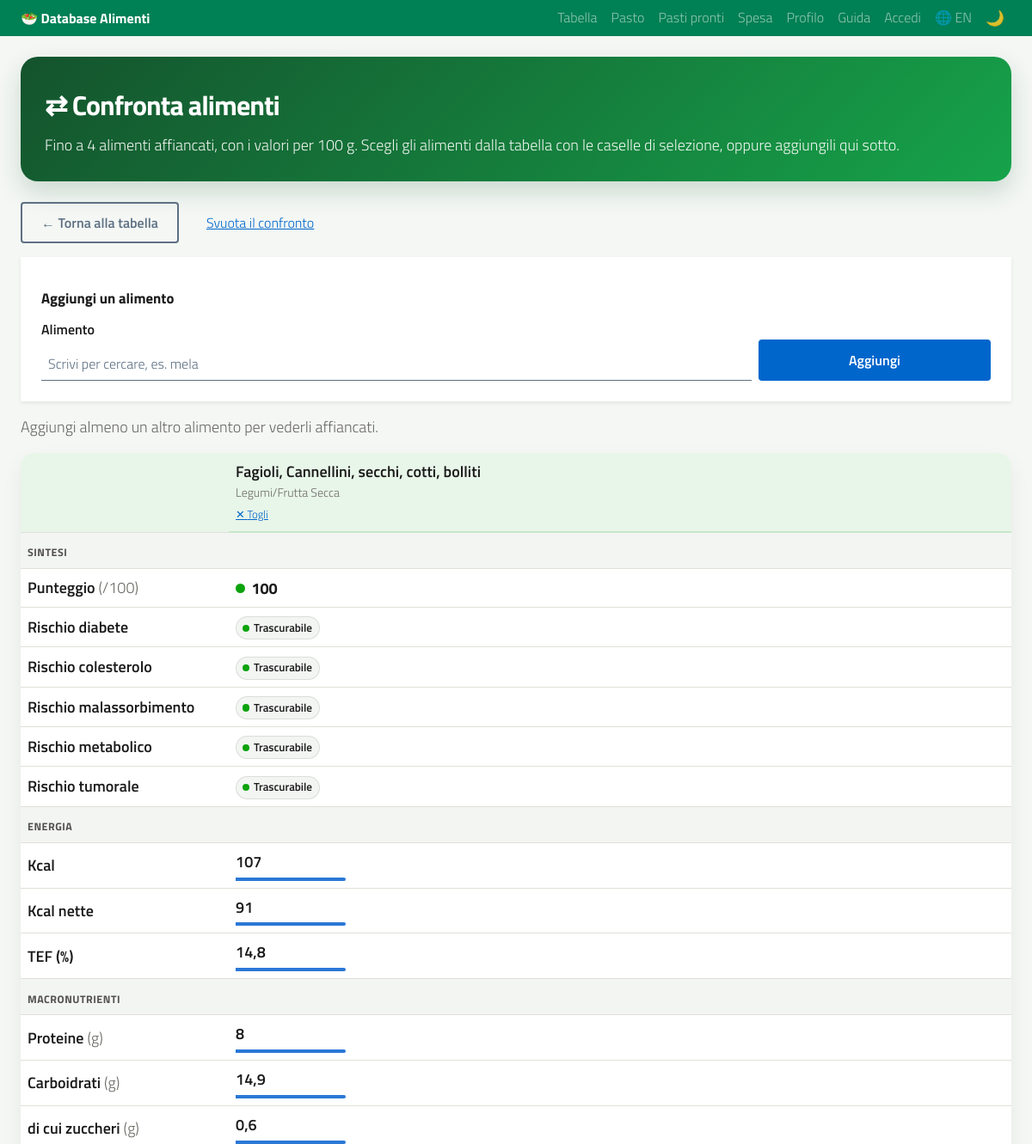
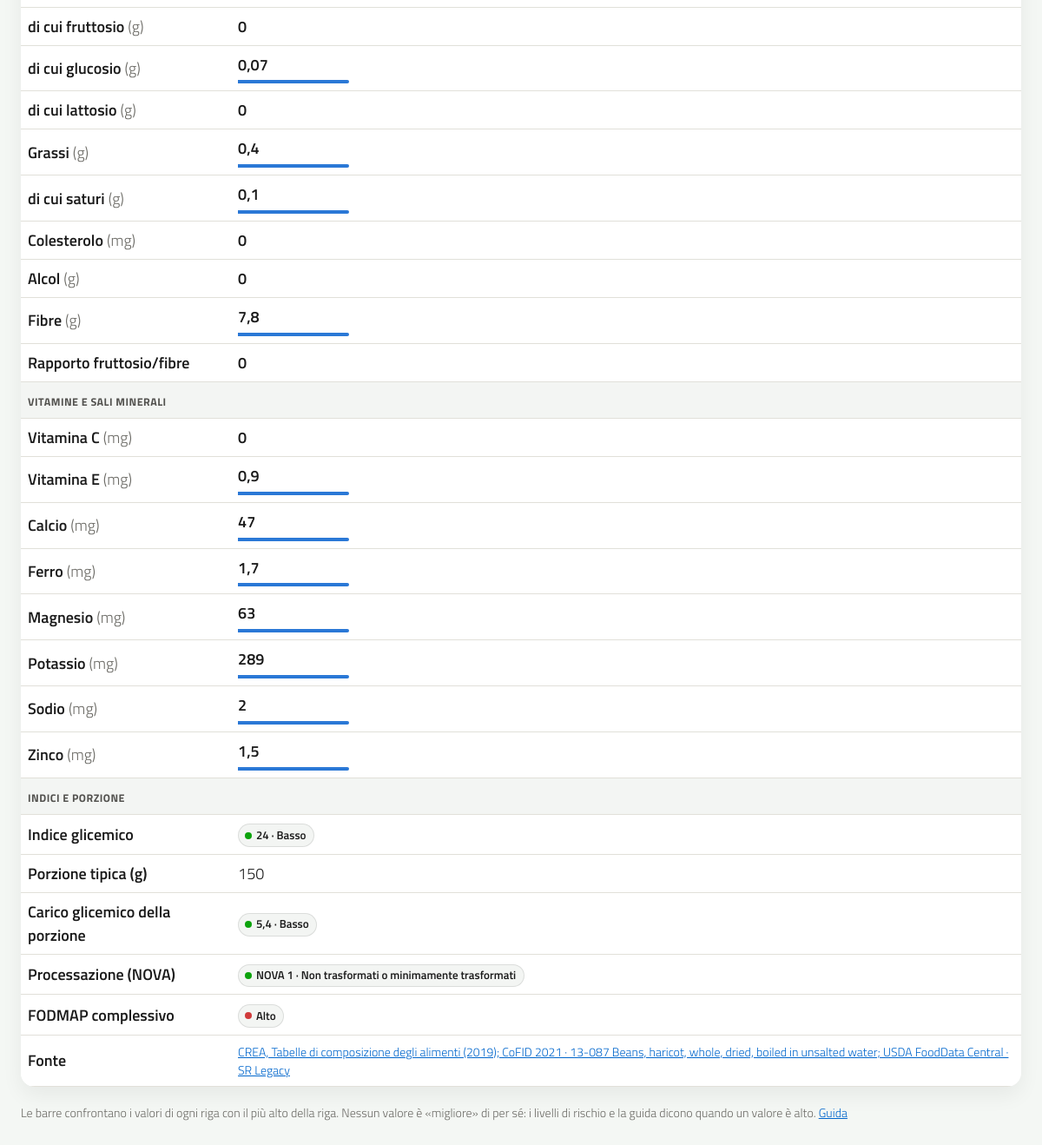
/confronta?id=1862, run on the app's committed database (2 pictures, top to bottom).
### tables this page shows
CREATE TABLE alimenti (
            id INTEGER PRIMARY KEY AUTOINCREMENT,
            alimento TEXT NOT NULL,
            categoria TEXT,

            kcal REAL DEFAULT 0,
            tef_kcal REAL DEFAULT 0,
            tef_percent REAL DEFAULT 0,
            kcal_nette REAL DEFAULT 0,

            fruttosio REAL DEFAULT 0,
            fibre REAL DEFAULT 0,
            rapporto REAL DEFAULT 0,

            rischio_malassorbimento TEXT,
            rischio_metabolico TEXT,
            rischio_tumorale TEXT,

            aggiornato_il TEXT
        , proteine REAL DEFAULT 0, carboidrati REAL DEFAULT 0, grassi REAL DEFAULT 0, url_fonte TEXT, note TEXT, rischio_diabete TEXT, rischio_colesterolo TEXT, zuccheri REAL, grassi_saturi REAL, colesterolo REAL, vitamina_a REAL, vitamina_c REAL, vitamina_d REAL, vitamina_e REAL, vitamina_b12 REAL, folati REAL, calcio REAL, ferro REAL, magnesio REAL, potassio REAL, sodio REAL, zinco REAL, indice_glicemico REAL, nova INTEGER, fodmap_fruttani TEXT, fodmap_gos TEXT, fodmap_lattosio TEXT, fodmap_fruttosio TEXT, fodmap_polioli TEXT, fonte_nutrienti TEXT, fdc_id INTEGER, codice_crea TEXT, codice_barre TEXT, porzione REAL, glucosio REAL, lattosio REAL, alcol REAL, campi_usda TEXT, codice_cofid TEXT, campi_cofid TEXT, campi_ricetta TEXT, ingredienti TEXT, codice_ciqual TEXT, campi_ciqual TEXT);

### web/pagine.py (the view, shortened to what this page needs)
@bp.route("/confronta")
def confronta() -> ResponseReturnValue:
    ids = ids_confronto(request.args.getlist("id"))
    if len(ids) > CONFRONTO_MAX:
        flash(_("Si possono confrontare al massimo %(n)d alimenti: ecco i primi %(n)d.", n=CONFRONTO_MAX), "warning")
        return redirect(url_for("pagine.confronta", id=ids[:CONFRONTO_MAX]))
    trovati = archivio.get_alimenti_per_id(ids)
    if len(trovati) < len(ids):
        flash(_("Alcuni alimenti non sono più nel database e sono stati tolti dal confronto."), "warning")
        return redirect(url_for("pagine.confronta", id=[i for i in ids if i in trovati]))
    alimenti = [trovati[i] for i in ids]
    condizioni = condizioni_utente()
    return render_template(
        "confronto.html",
        alimenti=alimenti,
        per_te=[profilo.per_te(a, condizioni) for a in alimenti] if condizioni else [],
        ids=ids,
        confronto_max=CONFRONTO_MAX,
        energia=righe_numeriche(alimenti, CONFRONTO_ENERGIA),
        macro=righe_numeriche(alimenti, CONFRONTO_MACRO),
        micro=righe_numeriche(alimenti, CONFRONTO_MICRO),
        indici=[
            {
                "ig": nutrienti.livello_indice_glicemico(a.get("indice_glicemico")),
                "carico": nutrienti.carico_glicemico(a, nutrienti.porzione(a)),
                "porzione": nutrienti.porzione(a),
                "nova": nutrienti.gruppo_nova(a),
                "fodmap": nutrienti.fodmap_complessivo(a),
            }
            for a in alimenti
        ],
        etichette_rischi={campo: importazione.ETICHETTE[campo] for campo in analisi.CAMPI_RISCHIO},
        elenco=archivio.elenco_per_ricerca() if len(alimenti) < CONFRONTO_MAX else [],
    )

### templates/confronto.html (shortened to what this page needs)
{% extends "base.html" %}
{% block content %}
{% macro righe_valori(righe) %}
    {% for riga in righe %}
        <tr>
            <th scope="row">
                {{ riga.etichetta|traduci }}{% if riga.unita %} <span class="text-muted fw-normal">({{ riga.unita }})</span>{% endif %}
            </th>
            {% for valore, quota in riga.valori %}
                <td class="confronto-valore">
                    {% if valore is none %}
                        <span class="text-muted">–</span>
                    {% else %}
                        <span class="confronto-numero">{{ valore|round(riga.decimali)|numero }}</span>
                        {% if quota > 0 %}
                            <span class="confronto-barra" style="--quota: {{ '%.3f'|format(quota) }}" aria-hidden="true"></span>
                        {% endif %}
                    {% endif %}
                </td>
            {% endfor %}
        </tr>
    {% endfor %}
{% endmacro %}
{% macro intestazione_sezione(titolo) %}
    <tr class="confronto-sezione">
        <th scope="colgroup" colspan="{{ alimenti|length + 1 }}">{{ titolo }}</th>
    </tr>
{% endmacro %}
<div class="page-header">
    <h1>⇄ {{ _('Confronta alimenti') }}</h1>
    <p>
    </p>
</div>
<div class="d-flex flex-wrap gap-2 mb-3">
    <a href="{{ url_for('pagine.index') }}" class="btn btn-outline-secondary btn-sm">← {{ _('Torna alla tabella') }}</a>
    {% if alimenti %}
        <a href="{{ url_for('pagine.confronta') }}" class="btn btn-link btn-sm">{{ _('Svuota il confronto') }}</a>
    {% endif %}
</div>
{% if alimenti|length < confronto_max %}
    <section class="card card-form shadow-sm p-4 mb-3" aria-labelledby="titolo-aggiungi-confronto">
        <h2 class="grafico-titolo" id="titolo-aggiungi-confronto">{{ _('Aggiungi un alimento') }}</h2>
        <form method="get" action="{{ url_for('pagine.confronta') }}" class="row g-2 align-items-end">
            <div class="col-md-9">
                <label for="cerca-confronto" class="form-label">{{ _('Alimento') }}</label>
                <input type="text" class="form-control" id="cerca-confronto" name="cerca" list="elenco-alimenti"
                       autocomplete="off" placeholder="{{ _('Scrivi per cercare, es. mela') }}" required>
            </div>
            <div class="col-md-3">
                <button type="submit" class="btn btn-primary w-100">{{ _('Aggiungi') }}</button>
            </div>
        </form>
    </section>
{% endif %}
{% if alimenti|length < 2 %}
    <p class="text-muted">
        {% if alimenti %}
            {{ _('Aggiungi almeno un altro alimento per vederli affiancati.') }}
        {% else %}
            {{ _('Nessun alimento da confrontare.') }}
        {% endif %}
    </p>
{% endif %}
{% if alimenti %}
<section class="card table-card mb-3" aria-labelledby="titolo-confronto">
    <div class="table-responsive confronto-scorrimento">
        <table class="table align-middle mb-0 tabella-confronto" style="--colonne: {{ alimenti|length }}">
            <thead>
                <tr>
                    <td class="confronto-angolo"></td>
                    {% for a in alimenti %}
                        {% set altri = ids|reject('equalto', a.id)|list %}
                        <th scope="col" class="confronto-alimento">
                            <a class="nome-alimento" href="{{ url_for('pagine.scheda', alimento_id=a.id) }}">{{ a.alimento }}</a>
                            <small class="d-block text-muted fw-normal">{{ (a.categoria or 'Senza categoria')|traduci }}</small>
                            <a class="confronto-togli" href="{{ url_for('pagine.confronta', id=altri) }}"
                               aria-label="{{ _('Togli %(nome)s dal confronto', nome=a.alimento) }}">✕ {{ _('Togli') }}</a>
                        </th>
                    {% endfor %}
                </tr>
            </thead>
            <tbody>
                {{ intestazione_sezione(_('Sintesi')) }}
                <tr>
                    <th scope="row">{{ _('Punteggio') }} <span class="text-muted fw-normal">(/100)</span></th>
                    {% for a in alimenti %}
                        <td>
                            {% if a.punteggio is not none %}
                                {% set liv = livello_punteggio(a.punteggio) %}
                                <span class="punteggio stato-{{ liv.stato }}" title="{{ _('Livello medio: %(livello)s', livello=liv.etichetta|traduci) }}">{{ a.punteggio }}</span>
                            {% else %}
                                <span class="text-muted">–</span>
                            {% endif %}
                        </td>
                    {% endfor %}
                </tr>
                {% for campo, etichetta in rischi_elenco %}
                    <tr>
                        <th scope="row">{{ etichette_rischi[campo]|traduci }}{% if campo in campi_profilo %} <span class="etichetta-per-te">{{ _('nel tuo profilo') }}</span>{% endif %}</th>
                        {% for a in alimenti %}
                            <td>
                                {% if a[campo] %}
                                    <span class="badge-risk stato-{{ stato_rischio(a[campo]) }}">{{ a[campo]|traduci }}</span>
                                {% else %}
                                    <span class="badge-risk stato-nd">{{ _('Non classificato') }}</span>
                                {% endif %}
                            </td>
                        {% endfor %}
                    </tr>
                {% endfor %}
                {% if energia %}
                    {{ intestazione_sezione(_('Energia')) }}
                    {{ righe_valori(energia) }}
                {% endif %}
                {% if macro %}
                    {{ intestazione_sezione(_('Macronutrienti')) }}
                    {{ righe_valori(macro) }}
                {% endif %}
                {% if micro %}
                    {{ intestazione_sezione(_('Vitamine e sali minerali')) }}
                    {{ righe_valori(micro) }}
                {% endif %}
                {{ intestazione_sezione(_('Indici e porzione')) }}
                <tr>
                    <th scope="row">{{ _('Indice glicemico') }}</th>
                    {% for a in alimenti %}
                        {% set ig = indici[loop.index0].ig %}
                        <td>
                            {% if ig %}
                                <span class="badge-risk stato-{{ ig.stato }}">{{ a.indice_glicemico|numero }} · {{ ig.etichetta|traduci }}</span>
                            {% else %}
                                <span class="text-muted">{{ _('Non disponibile') }}</span>
                            {% endif %}
                        </td>
                    {% endfor %}
                </tr>
                <tr>
                    <th scope="row">{{ _('Porzione tipica (g)') }}</th>
                    {% for a in alimenti %}
                        <td>{{ indici[loop.index0].porzione|numero }}</td>
                    {% endfor %}
                </tr>
                <tr>
                    <th scope="row">{{ _('Carico glicemico della porzione') }}</th>
                    {% for a in alimenti %}
                        {% set carico = indici[loop.index0].carico %}
                        <td>
                            {% if carico is not none %}
                                {% set liv_cg = nutrienti.livello_carico_glicemico(carico) %}
                                <span class="badge-risk stato-{{ liv_cg.stato }}">{{ carico|numero }} · {{ liv_cg.etichetta|traduci }}</span>
                            {% else %}
                                <span class="text-muted">{{ _('Non disponibile') }}</span>
                            {% endif %}
                        </td>
                    {% endfor %}
                </tr>
                <tr>
                    <th scope="row">{{ _('Processazione (NOVA)') }}</th>
                    {% for a in alimenti %}
                        {% set nova = indici[loop.index0].nova %}
                        <td>
                            {% if nova %}
                                <span class="badge-risk stato-{{ nova.stato }}">NOVA {{ nova.gruppo }} · {{ nova.etichetta|traduci }}</span>
                            {% else %}
                                <span class="text-muted">{{ _('Non disponibile') }}</span>
                            {% endif %}
                        </td>
                    {% endfor %}
                </tr>
                <tr>
                    <th scope="row">{{ _('FODMAP complessivo') }}</th>
                    {% for a in alimenti %}
                        {% set fodmap = indici[loop.index0].fodmap %}
                        <td>
                            {% if fodmap %}
                                <span class="badge-risk stato-{{ fodmap.stato }}">{{ fodmap.etichetta|traduci }}</span>
                            {% else %}
                                <span class="text-muted">{{ _('Non classificato') }}</span>
                            {% endif %}
                        </td>
                    {% endfor %}
                </tr>
                <tr>
                    <th scope="row">{{ _('Fonte') }}</th>
                    {% for a in alimenti %}
                        <td class="small">
                            {% if a.url_fonte %}
                                <a href="{{ a.url_fonte }}" target="_blank" rel="noopener noreferrer">{{ a.fonte_nutrienti or a.url_fonte }}</a>
                            {% else %}
                                {{ a.fonte_nutrienti or '–' }}
                            {% endif %}
                        </td>
                    {% endfor %}
                </tr>
            </tbody>
        </table>
    </div>
</section>
<p class="small text-muted">
    {{ _('Le barre confrontano i valori di ogni riga con il più alto della riga. Nessun valore è «migliore» di per sé: i livelli di rischio e la guida dicono quando un valore è alto.') }}
    <a href="{{ url_for('pagine.guida') }}">{{ _('Guida') }}</a>
</p>
{% endif %}
{% endblock %}

### data on the page
alimenti: alimento "Fagioli, Cannellini, secchi, cotti, bolliti", categoria "Legumi/Frutta Secca", punteggio "100", rischio_diabete "Trascurabile", rischio_colesterolo "Trascurabile", rischio_malassorbimento "Trascurabile", rischio_metabolico "Trascurabile", rischio_tumorale "Trascurabile", kcal "107", {{ '%.3f'|format(quota) }} 1.000 (drawn), kcal_nette "91", tef_percent "14,8", proteine "8", carboidrati "14,9", zuccheri "0,6", fruttosio "0", glucosio "0,07", lattosio "0", grassi "0,4", grassi_saturi "0,1", colesterolo "0", alcol "0", fibre "7,8", rapporto "0", vitamina_c "0", vitamina_e "0,9", calcio "47", ferro "1,7", magnesio "63", potassio "289", sodio "2", zinco "1,5", indice_glicemico|numero "24", etichetta|traduci "Basso", porzione "150", carico "5,4", gruppo "1", etichetta|traduci "Non trasformati o minimamente trasformati", etichetta|traduci "Alto", fonte_nutrienti "CREA, Tabelle di composizione degli alimenti (2019); CoFID 2021 · 13-087 Beans, haricot, whole, dried, boiled in unsalted water; USDA FoodData Central · SR Legacy"

### other printed values
{{ codice|upper }} "EN"
{{ titolo }} "SINTESI ENERGIA MACRONUTRIENTI VITAMINE E SALI MINERALI INDICI E PORZIONE"
{{ etichette_rischi[campo]|traduci }} "Rischio diabete" "Rischio colesterolo" "Rischio malassorbimento" "Rischio metabolico" "Rischio tumorale"
{{ riga.etichetta|traduci }} "Kcal" "Kcal nette" "TEF (%)" "Proteine" "Carboidrati" "di cui zuccheri" "di cui fruttosio" "di cui glucosio" "di cui lattosio" "Grassi" "di cui saturi" "Colesterolo" "Alcol" "Fibre" "Rapporto fruttosio/fibre" "Vitamina C" "Vitamina E" "Calcio" "Ferro" "Magnesio" "Potassio" "Sodio" "Zinco"
{{ riga.unita }} "g" "g" "g" "g" "g" "g" "g" "g" "mg" "g" "g" "mg" "mg" "mg" "mg" "mg" "mg" "mg" "mg"
